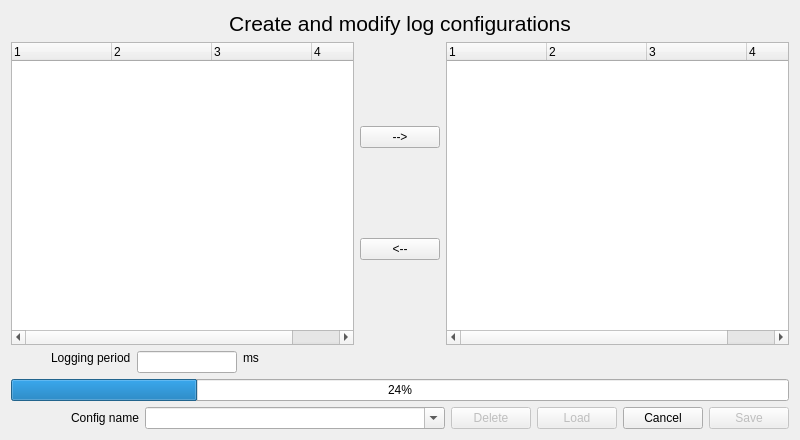
<?xml version="1.0" encoding="UTF-8"?>
<ui version="4.0">
 <class>Form</class>
 <widget class="QWidget" name="Form">
  <property name="windowModality">
   <enum>Qt::ApplicationModal</enum>
  </property>
  <property name="geometry">
   <rect>
    <x>0</x>
    <y>0</y>
    <width>800</width>
    <height>440</height>
   </rect>
  </property>
  <property name="windowTitle">
   <string>Log configuration</string>
  </property>
  <layout class="QHBoxLayout" name="horizontalLayout">
   <item>
    <layout class="QVBoxLayout" name="verticalLayout">
     <item>
      <widget class="QLabel" name="label">
       <property name="maximumSize">
        <size>
         <width>16777215</width>
         <height>40</height>
        </size>
       </property>
       <property name="font">
        <font>
         <pointsize>16</pointsize>
        </font>
       </property>
       <property name="text">
        <string>Create and modify log configurations</string>
       </property>
       <property name="alignment">
        <set>Qt::AlignHCenter|Qt::AlignTop</set>
       </property>
      </widget>
     </item>
     <item>
      <layout class="QGridLayout" name="gridLayout">
       <item row="1" column="0">
        <widget class="QTreeWidget" name="logTree">
         <property name="columnCount">
          <number>4</number>
         </property>
         <attribute name="headerDefaultSectionSize">
          <number>100</number>
         </attribute>
         <column>
          <property name="text">
           <string notr="true">1</string>
          </property>
         </column>
         <column>
          <property name="text">
           <string notr="true">2</string>
          </property>
         </column>
         <column>
          <property name="text">
           <string notr="true">3</string>
          </property>
         </column>
         <column>
          <property name="text">
           <string notr="true">4</string>
          </property>
         </column>
        </widget>
       </item>
       <item row="1" column="1">
        <layout class="QVBoxLayout" name="verticalLayout_2">
         <item>
          <widget class="QPushButton" name="addButton">
           <property name="text">
            <string>--&gt;</string>
           </property>
          </widget>
         </item>
         <item>
          <widget class="QPushButton" name="removeButton">
           <property name="text">
            <string>&lt;--</string>
           </property>
          </widget>
         </item>
        </layout>
       </item>
       <item row="1" column="2">
        <widget class="QTreeWidget" name="varTree">
         <property name="columnCount">
          <number>4</number>
         </property>
         <attribute name="headerDefaultSectionSize">
          <number>100</number>
         </attribute>
         <column>
          <property name="text">
           <string notr="true">1</string>
          </property>
         </column>
         <column>
          <property name="text">
           <string notr="true">2</string>
          </property>
         </column>
         <column>
          <property name="text">
           <string notr="true">3</string>
          </property>
         </column>
         <column>
          <property name="text">
           <string notr="true">4</string>
          </property>
         </column>
        </widget>
       </item>
      </layout>
     </item>
     <item>
      <layout class="QHBoxLayout" name="horizontalLayout_2">
       <item>
        <spacer name="horizontalSpacer_2">
         <property name="orientation">
          <enum>Qt::Horizontal</enum>
         </property>
         <property name="sizeType">
          <enum>QSizePolicy::Fixed</enum>
         </property>
         <property name="sizeHint" stdset="0">
          <size>
           <width>40</width>
           <height>20</height>
          </size>
         </property>
        </spacer>
       </item>
       <item alignment="Qt::AlignTop">
        <widget class="QLabel" name="label_2">
         <property name="text">
          <string>Logging period</string>
         </property>
        </widget>
       </item>
       <item alignment="Qt::AlignTop">
        <widget class="QLineEdit" name="loggingPeriod">
         <property name="maximumSize">
          <size>
           <width>100</width>
           <height>16777215</height>
          </size>
         </property>
        </widget>
       </item>
       <item alignment="Qt::AlignTop">
        <widget class="QLabel" name="label_3">
         <property name="text">
          <string>ms</string>
         </property>
        </widget>
       </item>
       <item>
        <spacer name="horizontalSpacer_3">
         <property name="orientation">
          <enum>Qt::Horizontal</enum>
         </property>
         <property name="sizeHint" stdset="0">
          <size>
           <width>40</width>
           <height>20</height>
          </size>
         </property>
        </spacer>
       </item>
      </layout>
     </item>
     <item>
      <widget class="QProgressBar" name="packetSize">
       <property name="value">
        <number>24</number>
       </property>
      </widget>
     </item>
     <item>
      <layout class="QGridLayout" name="gridLayout_2">
       <item row="0" column="1">
        <widget class="QLabel" name="label_16">
         <property name="text">
          <string>Config name</string>
         </property>
        </widget>
       </item>
       <item row="0" column="0">
        <spacer name="horizontalSpacer_9">
         <property name="orientation">
          <enum>Qt::Horizontal</enum>
         </property>
         <property name="sizeHint" stdset="0">
          <size>
           <width>40</width>
           <height>20</height>
          </size>
         </property>
        </spacer>
       </item>
       <item row="0" column="3">
        <widget class="QPushButton" name="deleteButton">
         <property name="enabled">
          <bool>false</bool>
         </property>
         <property name="text">
          <string>Delete</string>
         </property>
        </widget>
       </item>
       <item row="0" column="5">
        <widget class="QPushButton" name="cancelButton">
         <property name="text">
          <string>Cancel</string>
         </property>
        </widget>
       </item>
       <item row="0" column="2">
        <widget class="QComboBox" name="configNameCombo">
         <property name="enabled">
          <bool>true</bool>
         </property>
         <property name="sizePolicy">
          <sizepolicy hsizetype="Fixed" vsizetype="Fixed">
           <horstretch>0</horstretch>
           <verstretch>0</verstretch>
          </sizepolicy>
         </property>
         <property name="minimumSize">
          <size>
           <width>300</width>
           <height>0</height>
          </size>
         </property>
         <property name="maximumSize">
          <size>
           <width>16777215</width>
           <height>16777215</height>
          </size>
         </property>
         <property name="editable">
          <bool>true</bool>
         </property>
        </widget>
       </item>
       <item row="0" column="6">
        <widget class="QPushButton" name="saveButton">
         <property name="enabled">
          <bool>false</bool>
         </property>
         <property name="text">
          <string>Save</string>
         </property>
        </widget>
       </item>
       <item row="0" column="4">
        <widget class="QPushButton" name="loadButton">
         <property name="enabled">
          <bool>false</bool>
         </property>
         <property name="text">
          <string>Load</string>
         </property>
        </widget>
       </item>
      </layout>
     </item>
    </layout>
   </item>
  </layout>
 </widget>
 <resources/>
 <connections/>
</ui>
